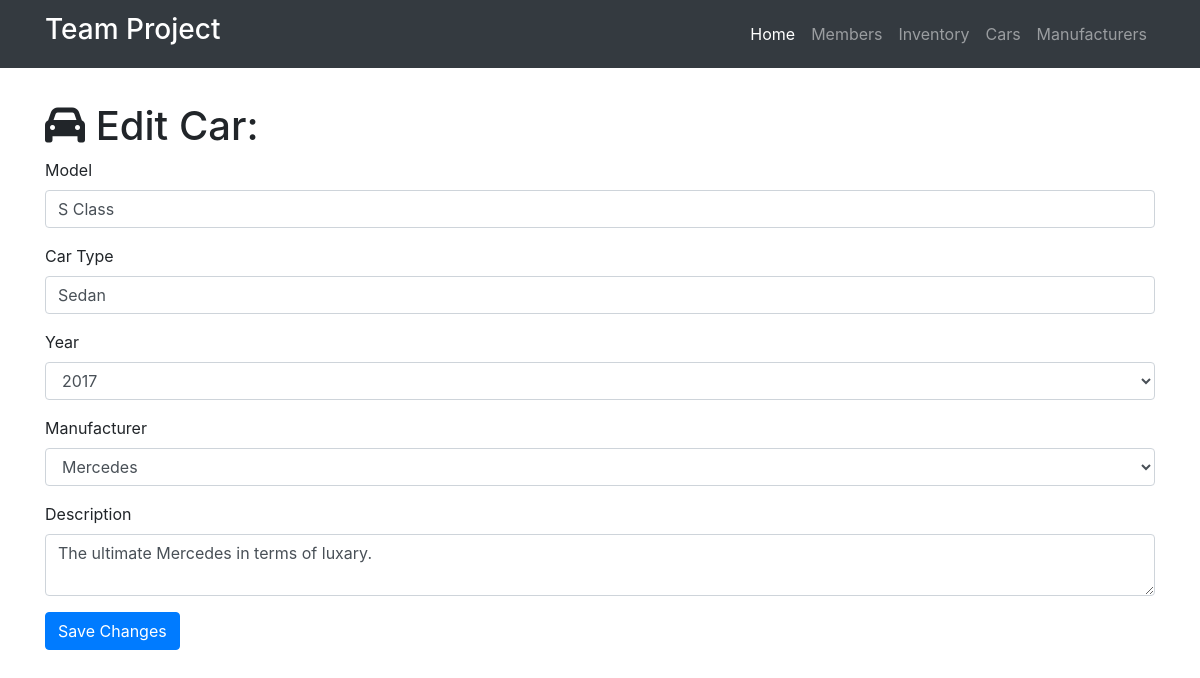
Page /car/edit/2 on the earlier database version.
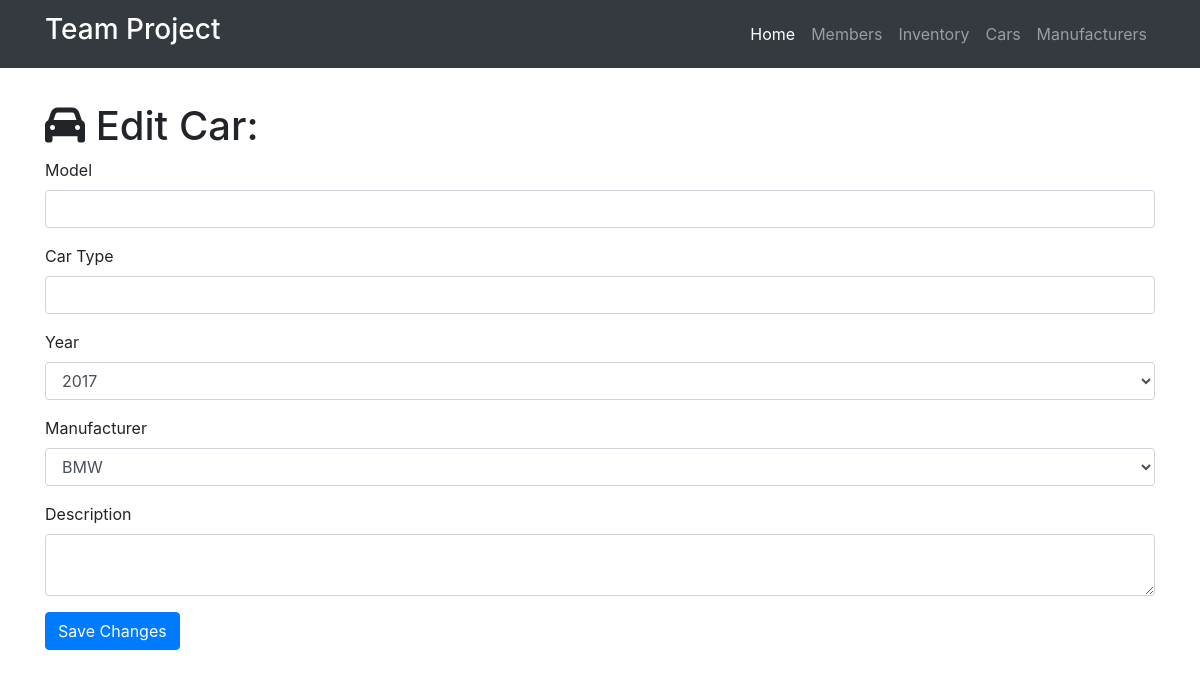
Same page on the later database version.
### project.py (models this page shows)
class Car(db.Model):
    __tablename__ = 'cars'
    id = db.Column(db.Integer, primary_key=True)
    model = db.Column(db.Integer)
    cartype = db.Column(db.String(256))
    year = db.Column(db.Integer)
    description = db.Column(db.Text)
    manufacturer_id = db.Column(db.Integer, db.ForeignKey('manufacturers.id'))

### project.py (the view, shortened to what this page needs)
@app.route('/car/edit/<int:id>', methods=['GET', 'POST'])
def edit_car(id):
    car = Car.query.filter_by(id=id).first()
    manufacturers = Manufacturer.query.all()
    if request.method == 'GET':
        return render_template('car-edit.html', car=car, manufacturers=manufacturers)

### templates/car-edit.html (shortened to what this page needs)
{% extends "home-base.html" %}
{% block head%}
  {{super()}}
{% endblock %}
{% block page_content %}
<div class="container">
   <h1 class="mt-5"><i class="fa fa-car" aria-hidden="true"></i> Edit Car:</h1>
  <form action="/car/edit/{{car.id}}" method="post">
    <div class="form-group">
      <label>Model</label>
      <input class="form-control" type="text" name="model" value="{{car.model}}" required="true">
    </div>
    <div class="form-group">
    <label>Car Type</label>
    <input class="form-control" type="text" name="cartype" value="{{car.cartype}}" required="true">
  </div>
  <div class="form-group">
  <label>Year</label>
  <select class="form-control" name="year">
        {% for i in range(1970, 2021) %}
          {% if i == 2017 %}
            <option selected="selected">{{i}}</option>
          {% else %}
            <option>{{i}}</option>
          {% endif %}
        {% endfor %}
      </select>
</div>
<div class="form-group">
        <label>Manufacturer</label>
        <select class="form-control" name="manufacturer">
          {% for manufacturer in manufacturers %}
            {% if manufacturer == car.manufacturer %}
              <option selected="selected">{{manufacturer.name}}</option>
            {% else %}
              <option>{{manufacturer.name}}</option>
            {% endif %}
          {% endfor %}
        </select>
      </div>
    <div class="form-group">
      <label>Description</label>
      <textarea class="form-control" name="description" required="true">{{car.description}}</textarea>
    </div>
    <button type="submit" class="btn btn-primary">Save Changes</button>
  </form>
 </div>
{% endblock %}

Differences in the rows shown:
removed Car: model "S Class", cartype "Sedan", description "The ultimate Mercedes in terms of luxary."
Other differences:
form field manufacturer: "Mercedes" → "BMW"
